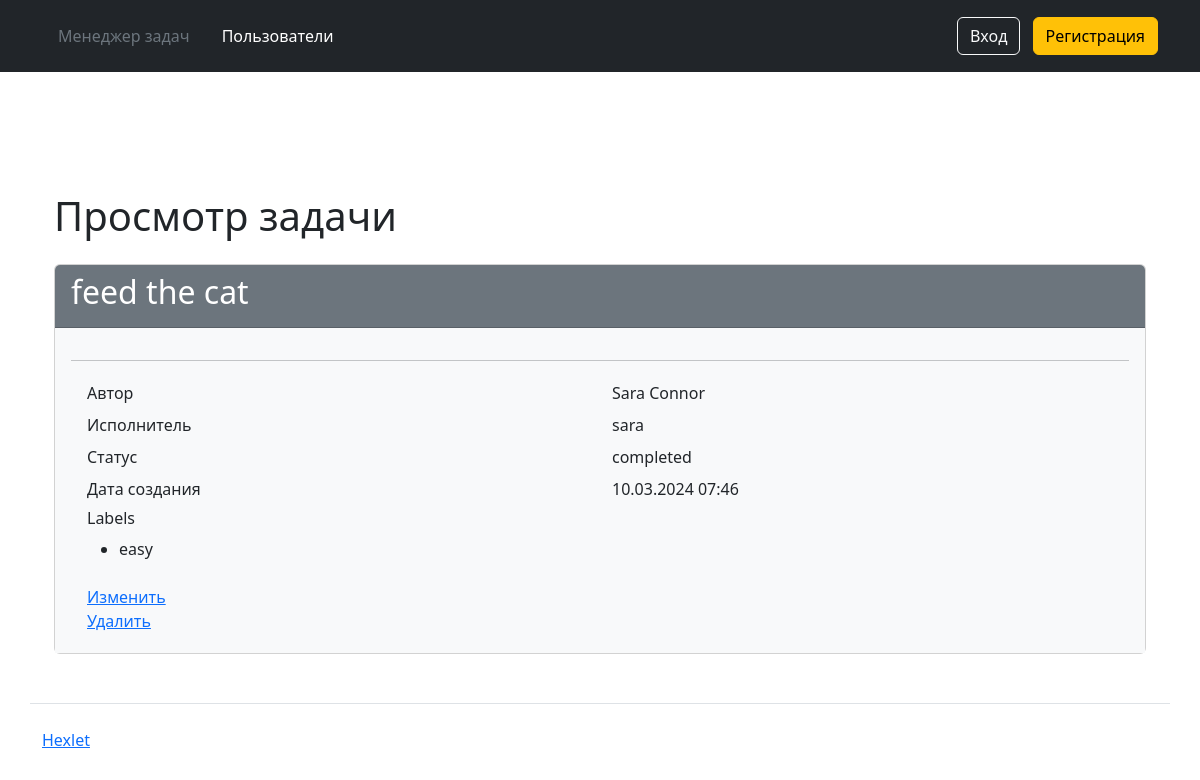
/tasks/1/, run on the app's committed database.
### task_manager/tasks/models.py (models this page shows, shortened)
class Task(models.Model):
    name = models.CharField('name', max_length=255, unique=True)
    description = models.TextField('description', blank=True)
    author = models.ForeignKey(CustomUser, on_delete=models.CASCADE, related_name='author')
    timestamp = models.DateTimeField("time_stamp", auto_now_add=True)
    executor = models.ForeignKey(CustomUser, on_delete=models.CASCADE)
    status = models.ForeignKey(Status, models.SET_NULL, blank=True, null=True)
    labels = models.ManyToManyField(Labels, through="IntermediateModel", verbose_name='labels')

### task_manager/users/models.py (models this page shows, shortened)
class CustomUser(AbstractUser):
    class Meta:
        ordering = ["id"]
    def __str__(self):
        return self.username

### task_manager/statuses/models.py (models this page shows)
class Status(models.Model):
    name = models.CharField('status', max_length=255)
    timestamp = models.DateTimeField("time_stamp", auto_now_add=True)
    def __str__(self):
        return self.name

### task_manager/labels/models.py (models this page shows)
class Labels(models.Model):
    name = models.CharField('name', max_length=255)
    timestamp = models.DateTimeField("time_stamp", auto_now_add=True)
    def __str__(self):
        return self.name

### task_manager/tasks/views.py (the view)
# urls.py: path('<int:pk>/', TaskInfoView.as_view(), name='task_card'),
class TaskInfoView(DetailView):
    model = Task
    template_name = 'tasks/task_card.html'

### task_manager/templates/tasks/task_card.html (shortened to what this page needs)
{% extends 'layout.html' %}
{% load i18n %}
{% block content %}
<div class="container wrapper flex-grow-1">
  <h1 class="my-4">
    {% trans "Task details" %}
  </h1>
  <div class="card">
    <div class="card-header bg-secondary text-white">
      <h2>{{task.name}}</h2>
    </div>
    <div class="card-body bg-light">
      <hr>
      <div class="container">
        <div class="row p-1">
          <div class="col">{% trans "Author" %}</div>
          <div class="col">{{task.author.first_name}}  {{ task.author.last_name }}</div>
        </div>
        <div class="row p-1">
          <div class="col">{% trans "Executor" %}</div>
          <div class="col">{{task.executor}}</div>
        </div>
        <div class="row p-1">
          <div class="col">{% trans "Status" %}</div>
          <div class="col">{{task.status}}</div>
        </div>
        <div class="row p-1">
          <div class="col">{% trans "Creation date" %}</div>
          <div class="col">{{ task.timestamp|date:"d.m.Y H:i"}}</div>
        </div>
        <div class="row p-1">
            <div class="col">
                <h6> Labels </h6>
                {% if task.labels.all %}
                <ul>
                    {% for label in task.labels.all %}
                    <li>{{ label }}</li>
                    {% endfor %}
                </ul>
                {% endif %}
            </div>
        </div>
        <div class="row p-1">
          <div class="col">
            <a href="{% url 'task_update' task.id%}">{% trans "Update" %}</a>
            <br>
            <a href="% url 'task_delete' task.id%}">{% trans "Delete" %}</a>
          </div>
        </div>
      </div>
    </div>
  </div>
</div>
{% endblock %}

### data on the page
Task: name "feed the cat", author.first_name "Sara", author.last_name "Connor", executor "sara", status "completed", timestamp "10.03.2024 07:46"
Labels: name "easy"
